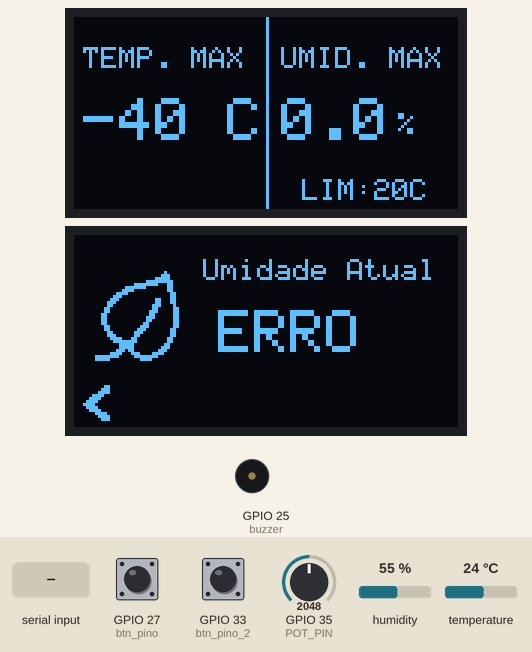
The sketch below on a simulated ESP32. Parts: 2 × 128×64 one-colour display, buzzer (waves = sounding). The test bench sets the inputs (shaded band); at power-on: GPIO 35 (POT_PIN) = 2048, GPIO 27 (btn_pino) LOW, GPIO 33 (btn_pino_2) LOW, humidity 55 %, temperature 24 °C (analog values on the 0–4095 scale). What the sketch prints to the serial monitor is not drawn.

Above: at 1.2 s.
1.3 s: "F" received over Serial
At 2.5 s:
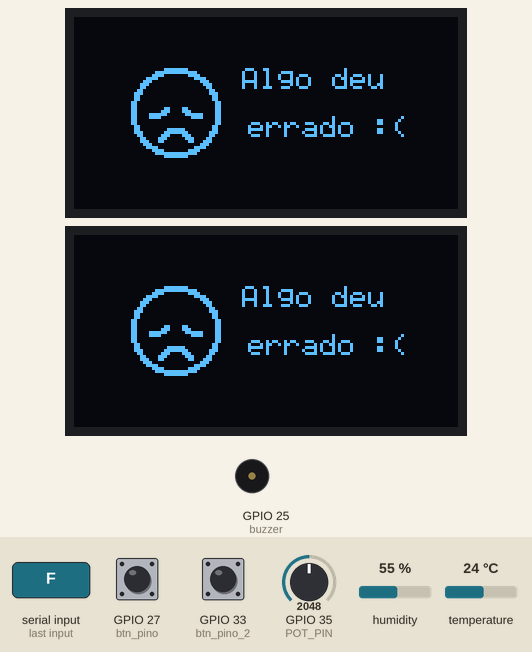
2.9 s: "f" received over Serial
At 5.2 s:
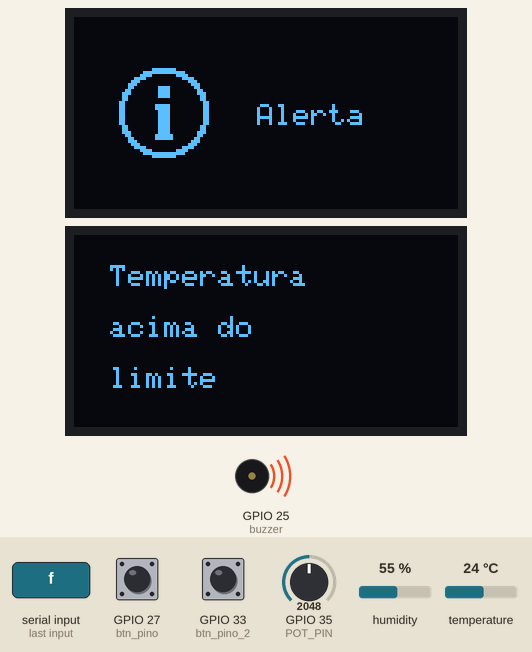
5.5 s: GPIO 35 (POT_PIN) set to 2148
7.0 s: GPIO 35 (POT_PIN) set to 2213
At 8.4 s:
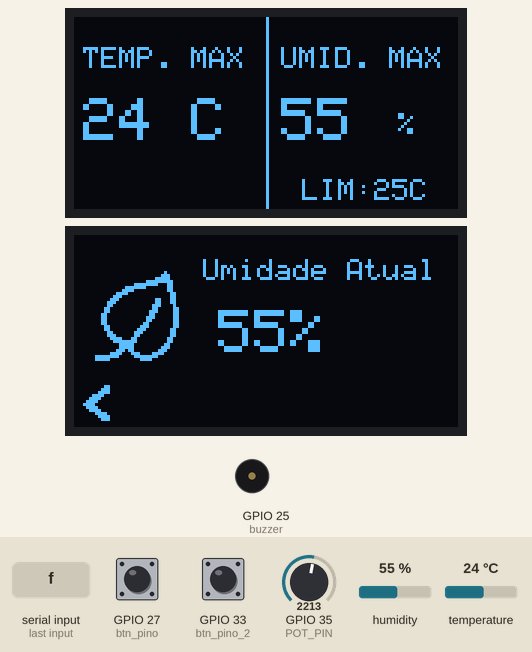
9.6 s: GPIO 27 (btn_pino) pulled HIGH for 0.15 s
At 10.1 s:
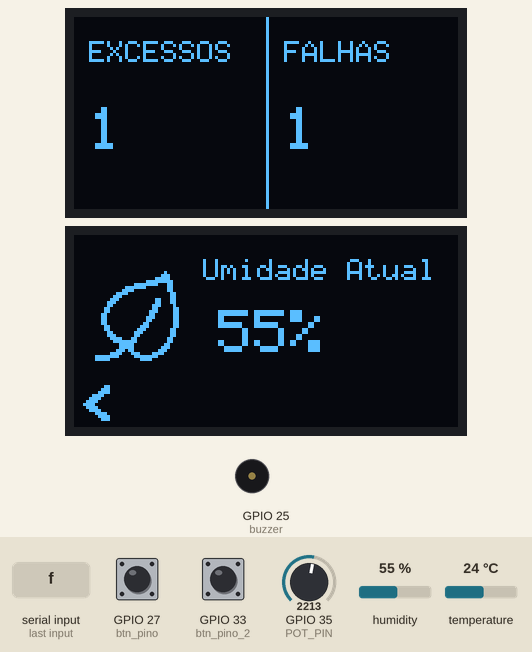
11.2 s: GPIO 33 (btn_pino_2) pulled HIGH for 0.15 s
At 11.8 s:
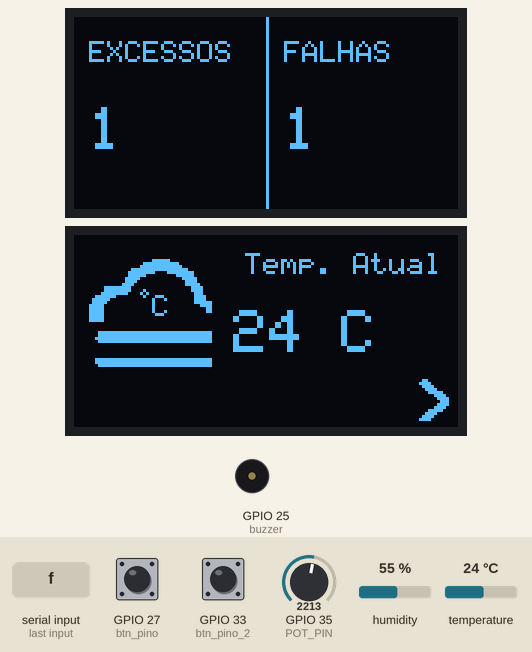
Timing chart, 0 to 13.8 s (numbered marks = the images above; inputs shaded):
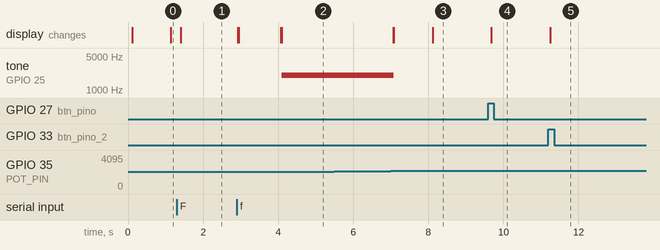

The sketch:

sketch.ino
```cpp
#include <DHT.h>
#include <Wire.h>
#include <Adafruit_GFX.h>
#include <Adafruit_SSD1306.h>
#include "Imagens.h"

#define DHT22_PIN 26
#define TCA_ADDRESS 0x70
#define DHTTYPE DHT22
#define SCREEN_WIDTH 128
#define SCREEN_HEIGHT 64
#define POT_PIN 35

const int buzzer = 25;
const int btn_pino = 27;
const int btn_pino_2 = 33;

int valor_antigo = LOW;
int valor_antigo_2 = LOW;
int pot_valor_at = 0;
int pot_valor_old = -1;

bool pivo = 0;
bool pivo_2 = 0;
bool simular_falha = false;

float maior_umidade = 0;
float maior_temp = -40;
float max_temp = -40;
float temperatura = NAN;
float umidade = NAN;

unsigned long ultima_leitura = 0;
unsigned long contador_falhas = 0;
unsigned long contador_excesso = 0;

TwoWire I2C_1 = TwoWire(0);
TwoWire I2C_2 = TwoWire(1);

DHT dht(DHT22_PIN, DHTTYPE);

Adafruit_SSD1306 display(128, 64, &I2C_1, -1);
Adafruit_SSD1306 display2(128, 64, &I2C_2, -1);

void saida_display(float temperatura, float umidade, float maior_temp, float maior_umidade, bool simular_falha)
{
    // ALTERAÇÃO: Mostra erro0 sem bloquear a execução do programa
    if (simular_falha) {

        display.clearDisplay();
        display.setTextSize(2);
        display.setTextColor(SSD1306_WHITE);
        display.setCursor(0, 0);
        display.drawBitmap(0, 0, erro0, 128, 64, SSD1306_WHITE);
        display.display();

        return;
    }

    static unsigned long tempo = 0;

    int valor_novo = digitalRead(btn_pino);
    pot_valor_at = analogRead(POT_PIN);

    if (abs(pot_valor_at - pot_valor_old) > 20) {
        tempo = millis();
        pot_valor_old = pot_valor_at;
    }

    if (valor_novo != valor_antigo) {
        if (valor_novo == HIGH) {
            pivo = !pivo;
        }

        valor_antigo = valor_novo;
    }

    if (millis() - tempo < 1000) {

        display.clearDisplay();
        display.setTextSize(2);
        display.setTextColor(SSD1306_WHITE);
        display.setCursor(0, 0);
        display.drawBitmap(0, 0, temp_reg0, 128, 64, SSD1306_WHITE);
        display.setCursor(55, 35);
        display.print(max_temp, 0);
        display.print(" C");
        display.display();

    }
    else if (pivo == 0) {

        display.clearDisplay();
        display.setTextColor(SSD1306_WHITE);
        display.drawLine(64, 0, 64, 64, SSD1306_WHITE);

        display.setTextSize(1);
        display.setCursor(3, 10);
        display.print("TEMP. MAX");

        display.setTextSize(2);
        display.setCursor(3, 27);
        display.print(maior_temp, 0);
        display.print(" C");

        display.setTextSize(1);
        display.setCursor(69, 10);
        display.print("UMID. MAX");

        display.setTextSize(2);
        display.setCursor(69, 27);

        if (maior_umidade >= 10 || maior_umidade < 0) {
            display.print(maior_umidade, 0);
        }
        else {
            display.print(maior_umidade, 1);
        }

        display.setTextSize(1);
        display.setCursor(108, 32);
        display.print("%");

        display.setTextSize(1);
        display.setCursor(76, 54);
        display.print("LIM:");
        display.print(max_temp, 0);
        display.print("C");

        display.display();

    }
    else {

        // Tela dividida entre os contadores
        display.clearDisplay();
        display.setTextColor(SSD1306_WHITE);

        display.drawLine(64, 0, 64, 64, SSD1306_WHITE);

        // Contador de excessos
        display.setTextSize(1);
        display.setCursor(5, 8);
        display.print("EXCESSOS");

        display.setTextSize(2);
        display.setCursor(5, 30);
        display.print(contador_excesso);

        // Contador de falhas
        display.setTextSize(1);
        display.setCursor(70, 8);
        display.print("FALHAS");

        display.setTextSize(2);
        display.setCursor(70, 30);
        display.print(contador_falhas);

        display.display();

    }
}

void saida_display2(float temperatura, float umidade, bool simular_falha)
{
    // ALTERAÇÃO: Mostra erro0 sem bloquear a execução do programa
    if (simular_falha) {

        display2.clearDisplay();
        display2.setTextSize(2);
        display2.setTextColor(SSD1306_WHITE);
        display2.setCursor(0, 0);
        display2.drawBitmap(0, 0, erro0, 128, 64, SSD1306_WHITE);
        display2.display();

        return;
    }

    int valor_novo = digitalRead(btn_pino_2);

    if (valor_novo != valor_antigo_2) {
        if (valor_novo == HIGH) {
            pivo_2 = !pivo_2;
        }

        valor_antigo_2 = valor_novo;
    }

    if (pivo_2 == 1) {

        display2.clearDisplay();
        display2.setTextSize(2);
        display2.setTextColor(SSD1306_WHITE);
        display2.setCursor(0, 0);
        display2.drawBitmap(0, 0, temp0, 128, 64, SSD1306_WHITE);

        if (!isnan(temperatura)) {

            if (temperatura >= 10 || temperatura < 0) {
                display2.setCursor(53, 25);
                display2.print(temperatura, 0);
            }
            else {
                display2.setCursor(53, 25);
                display2.print(temperatura, 1);
            }

            display2.print(" C");

        }
        else {
            display2.setCursor(40, 30);
            display2.print("ERRO");
        }

        display2.display();

    }
    else {

        display2.clearDisplay();
        display2.setTextSize(2);
        display2.setTextColor(SSD1306_WHITE);
        display2.setCursor(0, 0);
        display2.drawBitmap(0, 0, umi0, 128, 64, SSD1306_WHITE);
        display2.setCursor(48, 25);

        if (!isnan(umidade)) {
            display2.print(umidade, 0);
            display2.print("%");
        }
        else {
            display2.print("ERRO");
        }

        display2.display();

    }
}

void verificar_temp(float temperatura, float max_temp)
{
    static bool alerta_anterior = false;

    // ALTERAÇÃO: Impede que o alerta de temperatura sobrescreva erro0
    if (simular_falha) {
        noTone(buzzer);
        alerta_anterior = false;
        return;
    }

    bool alerta = !isnan(temperatura) && temperatura > max_temp;

    if (alerta) {

        display.clearDisplay();
        display.drawBitmap(0, 0, alert_1_0, 128, 64, SSD1306_WHITE);
        display.display();

        display2.clearDisplay();
        display2.setTextColor(SSD1306_WHITE);
        display2.setTextSize(1);

        display2.setCursor(12, 10);
        display2.print("Temperatura");

        display2.setCursor(12, 27);
        display2.print("acima do");

        display2.setCursor(12, 44);
        display2.print("limite");

        display2.display();

        // Conta somente quando um novo alerta começa
        if (!alerta_anterior) {

            contador_excesso++;

            tone(buzzer, 2000);

            Serial.println("ALERTA: Temperatura acima do limite!");
            Serial.print("Total de excessos: ");
            Serial.println(contador_excesso);
        }

    }
    else {

        noTone(buzzer);

    }

    alerta_anterior = alerta;
}

void setup()
{
    pinMode(btn_pino, INPUT);
    pinMode(btn_pino_2, INPUT);

    pinMode(buzzer, OUTPUT);

    analogReadResolution(12);

    Serial.begin(115200);
    Serial.println("Iniciando sistema...");

    dht.begin();

    I2C_1.begin(17, 16);
    I2C_2.begin(19, 18);

    Serial.println("DHT22 iniciado!");

    if (!display.begin(SSD1306_SWITCHCAPVCC, 0x3C)) {
        Serial.println("Erro no OLED 1!");
        while (true);
    }

    if (!display2.begin(SSD1306_SWITCHCAPVCC, 0x3C)) {
        Serial.println("Erro no OLED 2!");
        while (true);
    }

    noTone(buzzer);

    Serial.println("OLED funcionando!");
    Serial.println("Digite F para simular uma falha.");
}


void loop()
{
    if (Serial.available() > 0) {

        char comando = Serial.read();

        if (comando == 'F' || comando == 'f') {

            simular_falha = !simular_falha;

            if (simular_falha) {
                Serial.println("SIMULACAO DE FALHA ATIVADA!");
            }
            else {
                Serial.println("SIMULACAO DE FALHA DESATIVADA!");
            }
        }
    }

    if (millis() - ultima_leitura >= 2000) {

        ultima_leitura = millis();

        float nova_temperatura = dht.readTemperature();
        float nova_umidade = dht.readHumidity();

        if (simular_falha) {
            nova_temperatura = NAN;
            nova_umidade = NAN;
        }

        if (!isnan(nova_temperatura) && !isnan(nova_umidade)) {

            temperatura = nova_temperatura;
            umidade = nova_umidade;

            if (temperatura >= maior_temp) {
                maior_temp = temperatura;
            }

            if (umidade >= maior_umidade) {
                maior_umidade = umidade;
            }

            Serial.print("Temperatura: ");
            Serial.println(temperatura);

            Serial.print("Umidade: ");
            Serial.println(umidade);

        }
        else {

            contador_falhas++;

            temperatura = NAN;
            umidade = NAN;

            Serial.println("Erro na leitura do DHT22!");

            Serial.print("Total de falhas: ");
            Serial.println(contador_falhas);

        }
    }

    pot_valor_at = analogRead(POT_PIN);

    max_temp = -40.0 + (pot_valor_at * 120.0 / 4095.0);
    max_temp = constrain(max_temp, -40.0, 80.0);

    // Verifica se existe excesso de temperatura
    bool alerta = !isnan(temperatura) && temperatura > max_temp;

    // Prioridade 1: Simulação de falha
    if (simular_falha) {

        saida_display2(temperatura, umidade, simular_falha);

        saida_display(
            temperatura,
            umidade,
            maior_temp,
            maior_umidade,
            simular_falha
        );

        verificar_temp(temperatura, max_temp);

    }

    // Prioridade 2: Alerta de temperatura
    else if (alerta) {

        verificar_temp(temperatura, max_temp);

    }

    // Prioridade 3: Funcionamento normal
    else {

        saida_display2(temperatura, umidade, simular_falha);

        saida_display(
            temperatura,
            umidade,
            maior_temp,
            maior_umidade,
            simular_falha
        );

        verificar_temp(temperatura, max_temp);

    }
}
```

Source omitted: Imagens.h (data table, 37969 bytes)

Measured:
- the behaviour switches between 2183 and 2184 on GPIO 35 (POT_PIN) (found by bisection; images 2 and 3)
- after the input at 1.3 s, tone on GPIO 25 (buzzer): stays silent (without the input it goes to 2000 Hz after 0.78 s); the display: changes after 0.10 s (image 1)
- after the input at 2.9 s, tone on GPIO 25 (buzzer): silent → 2000 Hz after 1.2 s; the display: first changes at once (image 2 shows a later state)
- after the input at 5.5 s, every drawn part: stays the same
- after the input at 7.0 s, tone on GPIO 25 (buzzer): 2000 Hz → silent after 0.09 s; the display: first changes after 0.06 s (image 3 shows a later state)
- after the input at 9.6 s, the display: changes after 0.07 s (image 4)
- after the input at 11.2 s, the display: changes after 0.05 s (image 5)
